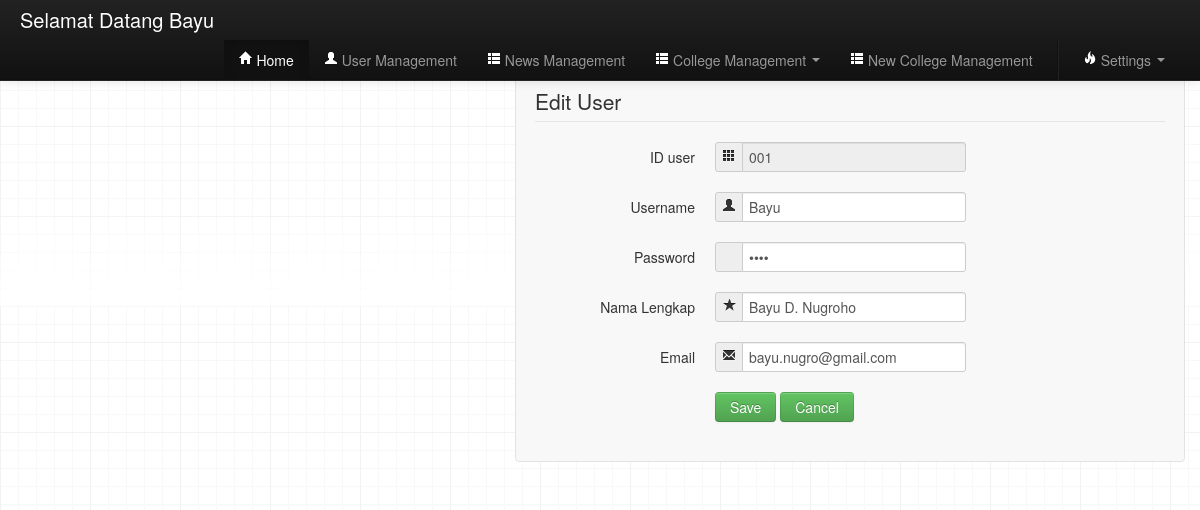
Screenshot of /admin/EditUser.php?iduser=001 (signed in) with the database file from the repository.
### tables this page shows
CREATE TABLE IF NOT EXISTS `user` (
  `iduser` varchar(50) NOT NULL DEFAULT '',
  `username` varchar(13) DEFAULT NULL,
  `password` varchar(10) DEFAULT NULL,
  `namalengkap` varchar(30) DEFAULT NULL,
  `email` varchar(25) DEFAULT NULL,
  `level` varchar(25) NOT NULL DEFAULT 'user',
  PRIMARY KEY (`iduser`)
);

### admin/EditUser.php (the view, shortened to what this page needs)
<?php
 	include 'Admin.php';
?>
<!DOCTYPE html PUBLIC "-//W3C//DTD XHTML 1.0 Transitional//EN" "http://www.w3.org/TR/xhtml1/DTD/xhtml1-transitional.dtd">
<html xmlns="http://www.w3.org/1999/xhtml">
<head>
	<link rel="stylesheet" type="text/css" href="../style/bootstrap/css/bootstrap-responsive.css" />
	<link rel="stylesheet" type="text/css" href="../style/bootstrap/css/bootstrap-responsive.min.css" />
	<link rel="stylesheet" type="text/css" href="../style/bootstrap/css/bootstrap.css" />
	<link rel="stylesheet" type="text/css" href="../style/bootstrap/css/bootstrap.min.css" />
	<link rel="stylesheet" type="text/css" href="../style/default.css"/>
<body>
		<div class="container">
			<div class="row">
				<div class="span7 offset5">
								<?php
									$iduser = $_GET['iduser'];
									$ubah = mysql_query("SELECT * FROM user where iduser= $iduser");
									$data = mysql_fetch_array($ubah);
							echo "
							<form class='form-horizontal well' method='POST' action='../controller/update.php' id='registerHere'>
							<fieldset>
							<legend>Edit User</legend>
							<div class=control-group'>
							<input type='hidden' name='iduser' value='$data[iduser]'>
							<div class='control-group'>
								<label class='control-label' for='idusername'>ID user</label>
								<div class='controls'>
									<div class='input-prepend'>
										<span class='add-on'><strong class='icon-th'></strong></span>
										<input type='text' class='input-large' disabled=disabled id='idusername' rel='popover' name='idusername' data-content='Enter Your ID'. data-original-title='ID User' placeholder='input id user..' value='$data[iduser]'>
									</div>
								</div>
							</div>
							<div class='control-group'>
								<label class='control-label' for='username'>Username</label>
								<div class='controls'>
									<div class='input-prepend'>
										<span class='add-on'><strong class='icon-user'></strong></span>
										<input type='text' class='input-large' id='username' rel='popover' name='username' data-content='Enter Your Username'. data-original-title='Username' placeholder='input username..' value='$data[username]'>
									</div>
								</div>
							</div>
							<div class='control-group'>
								<label class='control-label' for='password'>Password</label>
								<div class='controls'>
									<div class='input-prepend'>
										<span class='add-on'><strong class=''></strong></span>
										<input type='password' class='input-large' id='password' rel='popover' name='password' data-content='Enter Your Password'. data-original-title='passworrd' placeholder='input your password..' value='$data[password]'>
									</div>
								</div>
							</div>
							<div class='control-group'>
								<label class='control-label' for='namalengkap'>Nama Lengkap</label>
								<div class='controls'>
									<div class='input-prepend'>
										<span class='add-on'><strong class='icon-star'></strong></span>
										<input type='text' class='input-large' id='namalengkap' name='namalengkap' rel='popover' data-content='Enter Your Nama Lengkap'. data-original-title='Nama_Lengkap' placeholder='input your name..' value='$data[namalengkap]'>
									</div>
								</div>
							</div>
							<div class='control-group'>
								<label class='control-label' for='email'>Email</label>
								<div class='controls'>
									<div class='input-prepend'>
										<span class='add-on'><strong class='icon-envelope'></strong></span>
										<input type='text' class='input-large' id='email' name='email' rel='popover' data-content='Enter Your Email Address'. data-original-title='Email' placeholder='input your email addres..' value='$data[email]'>
									</div>
								</div>
							</div>
							<div class='control-group'>
								<label class='control-label'></label>
								<div class='controls'>
									<button type='submit' class='btn btn-success'>Save</button> <button type='reset' class='btn btn-success' onclick='window.history.back()'> Cancel</button>
								</div>
							</div>
							</form>
							"; ?>
				</div>
			</div>
		</div>
</body>
</html>

### style/default.css (style rules this page uses)
body { background-image: url('../img/grid-18px-masked.png'); }
.well { background-color:#F8F8F8; }

### admin/Admin.php (style rules this page uses)
body { padding-top: 60px; }

### rows the page displays
user: idusername "001", username "Bayu", namalengkap "Bayu D. Nugroho", email "bayu.nugro@gmail.com"

### other values shown
$_SESSION['username'] "Bayu"
